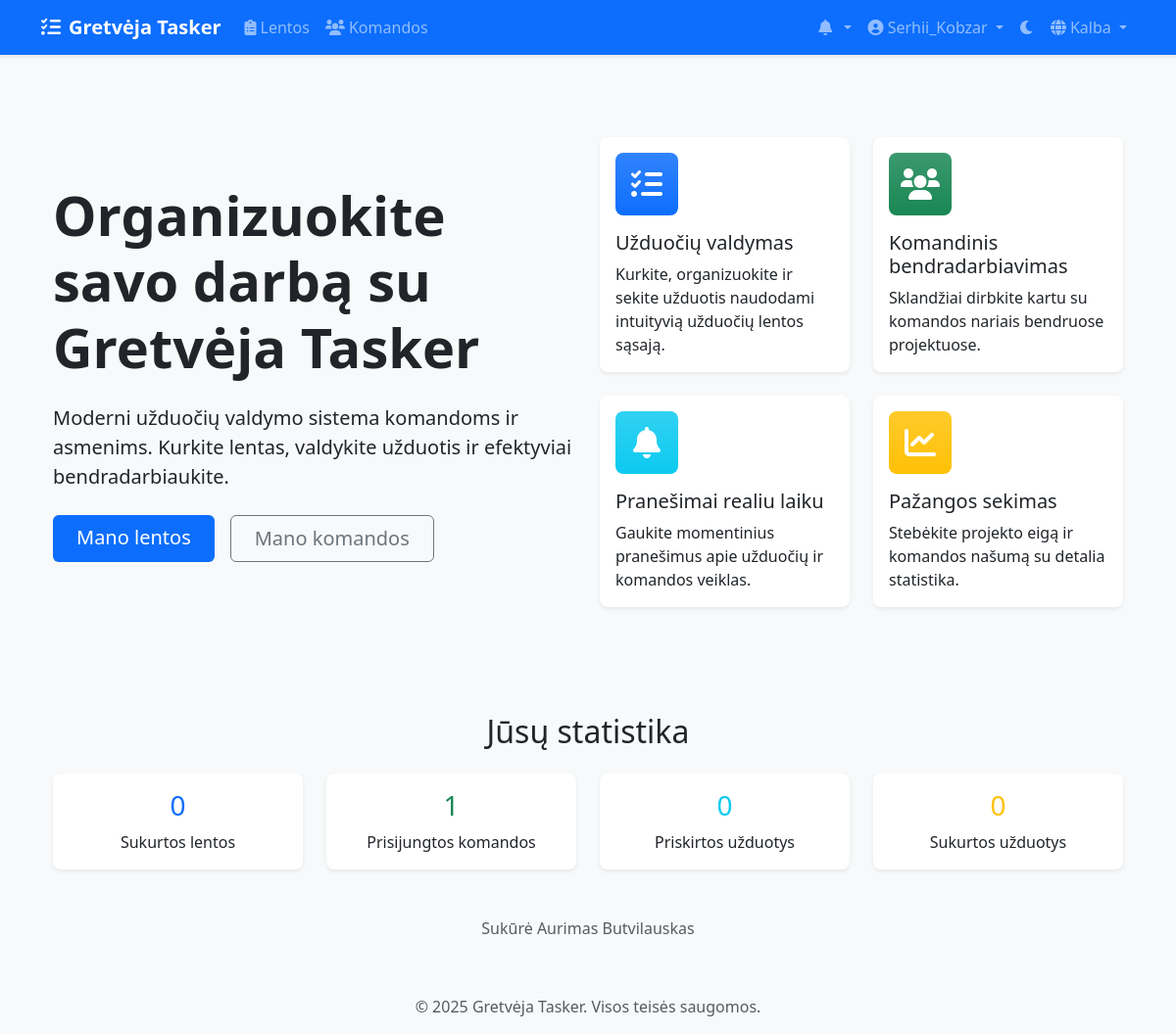
The page /lt/ (signed in) on the database its author committed.
### accounts/models.py (models this page shows, shortened)
class CustomUser(AbstractUser):
    email = models.EmailField(_('email address'), unique=True)
    avatar = models.ImageField(upload_to='avatars/', null=True, blank=True)
    bio = models.TextField(max_length=500, blank=True)
    theme_preference = models.CharField(
        max_length=10,
        choices=[('light', 'Light'), ('dark', 'Dark')],
        default='light'
    )
    notification_preferences = models.JSONField(
        default=dict,
        help_text=_('User notification preferences')
    )
    class Meta:
        verbose_name = _('user')
        verbose_name_plural = _('users')

### templates/home.html (shortened to what this page needs)
{% extends 'base.html' %}
{% load static %}
{% load i18n %}
{% block content %}
<div class="container">
    <div class="row align-items-center min-vh-75">
        <div class="col-lg-6">
            <h1 class="display-4 fw-bold mb-4">{% trans "Organize Your Work with Gretvėja Tasker" %}</h1>
            <p class="lead mb-4">{% trans "A modern task management solution for teams and individuals. Create boards, manage tasks, and collaborate effectively." %}</p>
            {% if not user.is_authenticated %}
                <div class="d-grid gap-2 d-md-flex justify-content-md-start">
                    <a href="{% url 'account_signup' %}" class="btn btn-primary btn-lg px-4 me-md-2">{% trans "Get Started" %}</a>
                    <a href="{% url 'account_login' %}" class="btn btn-outline-secondary btn-lg px-4">{% trans "Sign In" %}</a>
                </div>
            {% else %}
                <div class="d-grid gap-2 d-md-flex justify-content-md-start">
                    <a href="{% url 'boards:board_list' %}" class="btn btn-primary btn-lg px-4 me-md-2">{% trans "My Boards" %}</a>
                    <a href="{% url 'teams:team_list' %}" class="btn btn-outline-secondary btn-lg px-4">{% trans "My Teams" %}</a>
                </div>
            {% endif %}
        </div>
        <div class="col-lg-6">
            <div class="row g-4">
                <div class="col-md-6">
                    <div class="card h-100 border-0 shadow-sm">
                        <div class="card-body">
                            <div class="feature-icon bg-primary bg-gradient text-white rounded-3 mb-3">
                                <i class="fas fa-tasks fa-2x p-3"></i>
                            </div>
                            <h5 class="card-title">{% trans "Task Management" %}</h5>
                            <p class="card-text">{% trans "Create, organize, and track tasks with our intuitive task board interface." %}</p>
                        </div>
                    </div>
                </div>
                <div class="col-md-6">
                    <div class="card h-100 border-0 shadow-sm">
                        <div class="card-body">
                            <div class="feature-icon bg-success bg-gradient text-white rounded-3 mb-3">
                                <i class="fas fa-users fa-2x p-3"></i>
                            </div>
                            <h5 class="card-title">{% trans "Team Collaboration" %}</h5>
                            <p class="card-text">{% trans "Work together seamlessly with team members on shared projects." %}</p>
                        </div>
                    </div>
                </div>
                <div class="col-md-6">
                    <div class="card h-100 border-0 shadow-sm">
                        <div class="card-body">
                            <div class="feature-icon bg-info bg-gradient text-white rounded-3 mb-3">
                                <i class="fas fa-bell fa-2x p-3"></i>
                            </div>
                            <h5 class="card-title">{% trans "Real-time Notifications" %}</h5>
                            <p class="card-text">{% trans "Stay updated with instant notifications about task and team activities." %}</p>
                        </div>
                    </div>
                </div>
                <div class="col-md-6">
                    <div class="card h-100 border-0 shadow-sm">
                        <div class="card-body">
                            <div class="feature-icon bg-warning bg-gradient text-white rounded-3 mb-3">
                                <i class="fas fa-chart-line fa-2x p-3"></i>
                            </div>
                            <h5 class="card-title">{% trans "Progress Tracking" %}</h5>
                            <p class="card-text">{% trans "Monitor project progress and team performance with detailed statistics." %}</p>
                        </div>
                    </div>
                </div>
            </div>
        </div>
    </div>
    {% if user.is_authenticated %}
    <div class="row mt-5">
        <div class="col-12">
            <h2 class="text-center mb-4">{% trans "Your Statistics" %}</h2>
        </div>
        <div class="col-md-3">
            <div class="card text-center border-0 shadow-sm">
                <div class="card-body">
                    <h3 class="card-title text-primary">{{ user.owned_boards.count }}</h3>
                    <p class="card-text">{% trans "Boards Created" %}</p>
                </div>
            </div>
        </div>
        <div class="col-md-3">
            <div class="card text-center border-0 shadow-sm">
                <div class="card-body">
                    <h3 class="card-title text-success">{{ user.teams.count }}</h3>
                    <p class="card-text">{% trans "Teams Joined" %}</p>
                </div>
            </div>
        </div>
        <div class="col-md-3">
            <div class="card text-center border-0 shadow-sm">
                <div class="card-body">
                    <h3 class="card-title text-info">{{ user.assigned_tasks.count }}</h3>
                    <p class="card-text">{% trans "Tasks Assigned" %}</p>
                </div>
            </div>
        </div>
        <div class="col-md-3">
            <div class="card text-center border-0 shadow-sm">
                <div class="card-body">
                    <h3 class="card-title text-warning">{{ user.created_tasks.count }}</h3>
                    <p class="card-text">{% trans "Tasks Created" %}</p>
                </div>
            </div>
        </div>
    </div>
    {% endif %}
    <div class="row mt-5">
        <div class="col-12 text-center">
            <p class="text-muted">{% trans "Created by Aurimas Butvilauskas" %}</p>
        </div>
    </div>
</div>
{% endblock %}

### templates/base.html (shortened to what this page needs)
{% load static %}
{% load compress %}
{% load i18n %}
<!DOCTYPE html>
<html lang="{{ LANGUAGE_CODE }}" data-bs-theme="light">
<head>
    <link href="https://cdn.jsdelivr.net/npm/bootstrap@5.3.2/dist/css/bootstrap.min.css" rel="stylesheet">
    <link href="https://cdnjs.cloudflare.com/ajax/libs/font-awesome/6.0.0/css/all.min.css" rel="stylesheet">
    <link href="https://cdn.jsdelivr.net/npm/select2@4.1.0-rc.0/dist/css/select2.min.css" rel="stylesheet">
    <link href="https://cdn.jsdelivr.net/npm/select2-bootstrap-5-theme@1.3.0/dist/select2-bootstrap-5-theme.min.css" rel="stylesheet">
    {% compress css %}
    <link href="{% static 'css/style.css' %}" rel="stylesheet">
    {% endcompress %}
</head>
<body>
    <nav class="navbar navbar-expand-lg navbar-dark bg-primary">
        <div class="container">
            <a class="navbar-brand" href="{% url 'home' %}">
                <i class="fas fa-tasks me-2"></i>{% trans "Gretvėja Tasker" %}
            </a>
            <div class="collapse navbar-collapse" id="navbarNav">
                <ul class="navbar-nav me-auto">
                    {% if user.is_authenticated %}
                        <li class="nav-item">
                            <a class="nav-link" href="{% url 'boards:board_list' %}">
                                <i class="fas fa-clipboard-list me-1"></i>{% trans "Boards" %}
                            </a>
                        </li>
                        <li class="nav-item">
                            <a class="nav-link" href="{% url 'teams:team_list' %}">
                                <i class="fas fa-users me-1"></i>{% trans "Teams" %}
                            </a>
                        </li>
                    {% endif %}
                </ul>
                <ul class="navbar-nav">
                    {% if user.is_authenticated %}
                        <li class="nav-item dropdown">
                            <a class="nav-link dropdown-toggle" href="#" id="notificationsDropdown" role="button" data-bs-toggle="dropdown">
                                <i class="fas fa-bell me-1"></i>
                            </a>
                        </li>
                        <li class="nav-item dropdown">
                            <a class="nav-link dropdown-toggle" href="#" id="userDropdown" role="button" data-bs-toggle="dropdown">
                                {% if user.avatar %}
                                    <img src="{{ user.avatar.url }}" alt="{% trans 'Avatar' %}" class="rounded-circle" width="24" height="24">
                                {% else %}
                                    <i class="fas fa-user-circle"></i>
                                {% endif %}
                                {{ user.username }}
                            </a>
                        </li>
                    {% endif %}
                    <li class="nav-item">
                        <button class="btn nav-link" id="theme-toggle">
                            <i class="fas fa-moon"></i>
                        </button>
                    </li>
                    <li class="nav-item dropdown">
                        <a class="nav-link dropdown-toggle" href="#" id="languageDropdown" role="button" data-bs-toggle="dropdown">
                            <i class="fas fa-globe me-1"></i>{% trans "Language" %}
                        </a>
                                {% get_current_language as CURRENT_LANGUAGE %}
                                {% get_available_languages as LANGUAGES %}
                    </li>
                </ul>
            </div>
        </div>
    </nav>
    <main class="container my-4">
        {% block content %}{% endblock %}
    </main>
    <footer class="footer mt-auto py-3 bg-light">
        <div class="container text-center">
            <span class="text-muted">© {% now "Y" %} Gretvėja Tasker. {% trans "All rights reserved." %}</span>
        </div>
    </footer>
</body>
</html>

### staticfiles/css/style.css (style rules this page uses)
:root { --primary-color: #0d6efd; --secondary-color: #6c757d; --success-color: #198754; --info-color: #0dcaf0; --warning-color: #ffc107; --danger-color: #dc3545; --light-color: #f8f9fa; --dark-color: #212529; --todo-color: #ff6b6b; --doing-color: #ffd93d; --done-color: #6bcb77; --rejected-color: #4d96ff; }
body { min-height: 100vh; display: flex; flex-direction: column; background-color: var(--bs-gray-100); }
main { flex: 1; }
.navbar { box-shadow: 0 2px 4px rgba(0,0,0,0.1); }
.navbar-brand { font-weight: bold; }
.card { border-radius: 0.5rem; box-shadow: 0 0.125rem 0.25rem rgba(0,0,0,0.075); transition: transform 0.2s ease-in-out; border: none; }
.btn { border-radius: 0.375rem; padding: 0.5rem 1rem; font-weight: 500; transition: all 0.2s ease; }
.btn-primary { background: var(--primary-color); border: none; }

### templates/home.html (style rules this page uses)
.feature-icon { display: inline-flex; align-items: center; justify-content: center; width: 64px; height: 64px; border-radius: 0.75rem; }
.min-vh-75 { min-height: 75vh; }

### rows shown on the page
CustomUser: username "Serhii_Kobzar", owned_boards.count "0", teams.count "1", assigned_tasks.count "0", created_tasks.count "0"
